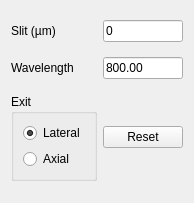
<?xml version="1.0" encoding="UTF-8"?>
<ui version="4.0">
 <class>ReplaceableWidget</class>
 <widget class="QWidget" name="ReplaceableWidget">
  <property name="geometry">
   <rect>
    <x>0</x>
    <y>0</y>
    <width>188</width>
    <height>203</height>
   </rect>
  </property>
  <property name="windowTitle">
   <string>Form</string>
  </property>
  <layout class="QGridLayout" name="gridLayout">
   <item row="0" column="0">
    <widget class="QLabel" name="labelSlitum">
     <property name="text">
      <string>Slit (µm)</string>
     </property>
    </widget>
   </item>
   <item row="0" column="1">
    <widget class="QLineEdit" name="lineEditSlitWidth">
     <property name="inputMask">
      <string>0000</string>
     </property>
     <property name="text">
      <string>0</string>
     </property>
    </widget>
   </item>
   <item row="1" column="0">
    <widget class="QLabel" name="labelTriaxWL">
     <property name="text">
      <string>Wavelength</string>
     </property>
    </widget>
   </item>
   <item row="1" column="1">
    <widget class="QLineEdit" name="lineEditTriaxWL">
     <property name="inputMask">
      <string>000.00</string>
     </property>
     <property name="text">
      <string>800.00</string>
     </property>
    </widget>
   </item>
   <item row="2" column="0">
    <widget class="QGroupBox" name="groupBoxTriaxExit">
     <property name="title">
      <string>Exit</string>
     </property>
     <layout class="QGridLayout" name="gridLayout_4">
      <item row="0" column="0">
       <widget class="QRadioButton" name="radioButtonTriaxLateral">
        <property name="text">
         <string>Lateral</string>
        </property>
        <property name="checked">
         <bool>true</bool>
        </property>
       </widget>
      </item>
      <item row="1" column="0">
       <widget class="QRadioButton" name="radioButtonTriaxExitAxial">
        <property name="text">
         <string>Axial</string>
        </property>
       </widget>
      </item>
     </layout>
    </widget>
   </item>
   <item row="2" column="1">
    <widget class="QPushButton" name="pushButtonTriaxReset">
     <property name="text">
      <string>Reset</string>
     </property>
    </widget>
   </item>
  </layout>
 </widget>
 <resources/>
 <connections/>
</ui>
